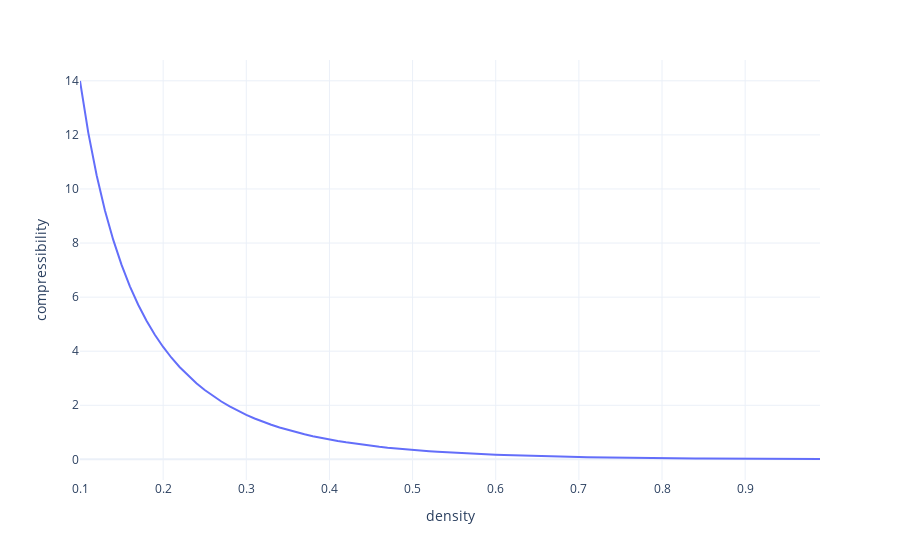

Notebook code for this chart:
### Code cell
t = np.arange(0.1, 1.0, 0.01)
fig = px.line(x=t,y=kapp(t),labels={'x':'density', 'y':'compressibility'})
fig.update_layout(template='plotly_white')
fig.show()
